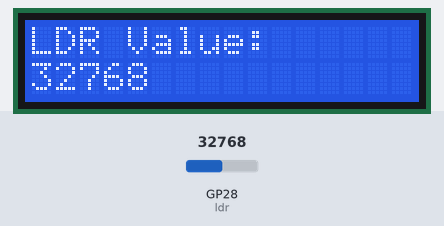
Bench run of a program on a simulated Raspberry Pi Pico running MicroPython. Parts: 16×2 character LCD. The test bench sets the inputs (shaded band); at power-on: GP28 (ldr) = 32768 (analog values on the 0–65535 scale). Library files of the repository ran but are not shown: pico_i2c_lcd.py.

Above: at 2.2 s.
At 3.2 s:
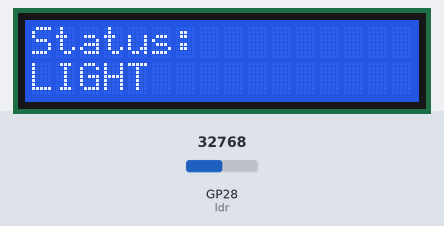
3.3 s: GP28 (ldr) set to 31040
At 5.0 s:
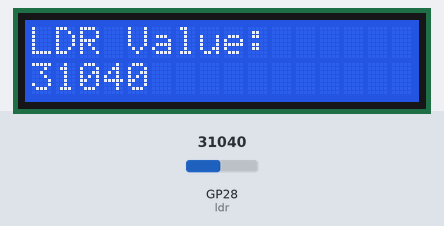
8.8 s: GP28 (ldr) set to 29504
At 12.2 s:
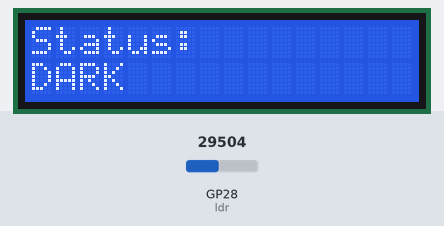
14.9 s: GP28 (ldr) set to 30655
At 17.3 s:
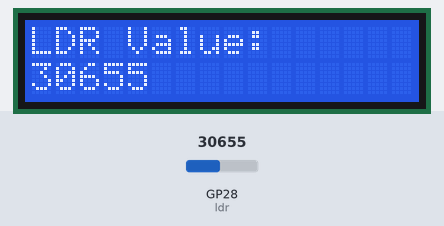
Timing chart, 0 to 18.8 s (numbered marks = the images above; inputs shaded):
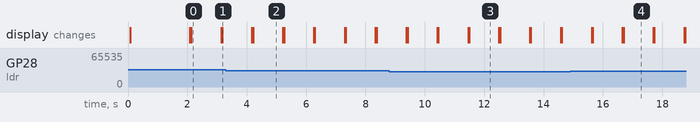

The program:

ldr_bright.py
```python
from pico_i2c_lcd import I2cLcd
from machine import I2C, Pin, ADC
import utime as time

# I2C LCD Setup
i2c = I2C(id=1, scl=Pin(27), sda=Pin(26), freq=100000)
lcd = I2cLcd(i2c, 0x27, 2, 16)

# LDR Sensor on ADC2 (GP28)
ldr = ADC(Pin(28))

lcd.clear()
lcd.putstr("LDR Ready...")
time.sleep(2)
lcd.clear()

# Main loop
while True:
    ldr_value = ldr.read_u16()  # 0 to 65535 range
    light_status = "LIGHT" if ldr_value > 30000 else "DARK"

    lcd.clear()
    lcd.putstr("LDR Value:\n{}".format(ldr_value))
    time.sleep(1)

    lcd.clear()
    lcd.putstr("Status:\n{}".format(light_status))
    time.sleep(1)
```

Measured:
- the behaviour switches between 30016 and 30000 on GP28 (ldr) (found by bisection; images 2 and 3)
- what the display in image 0 shows lasts 1.0 s, from 2.1 s to 3.1 s
